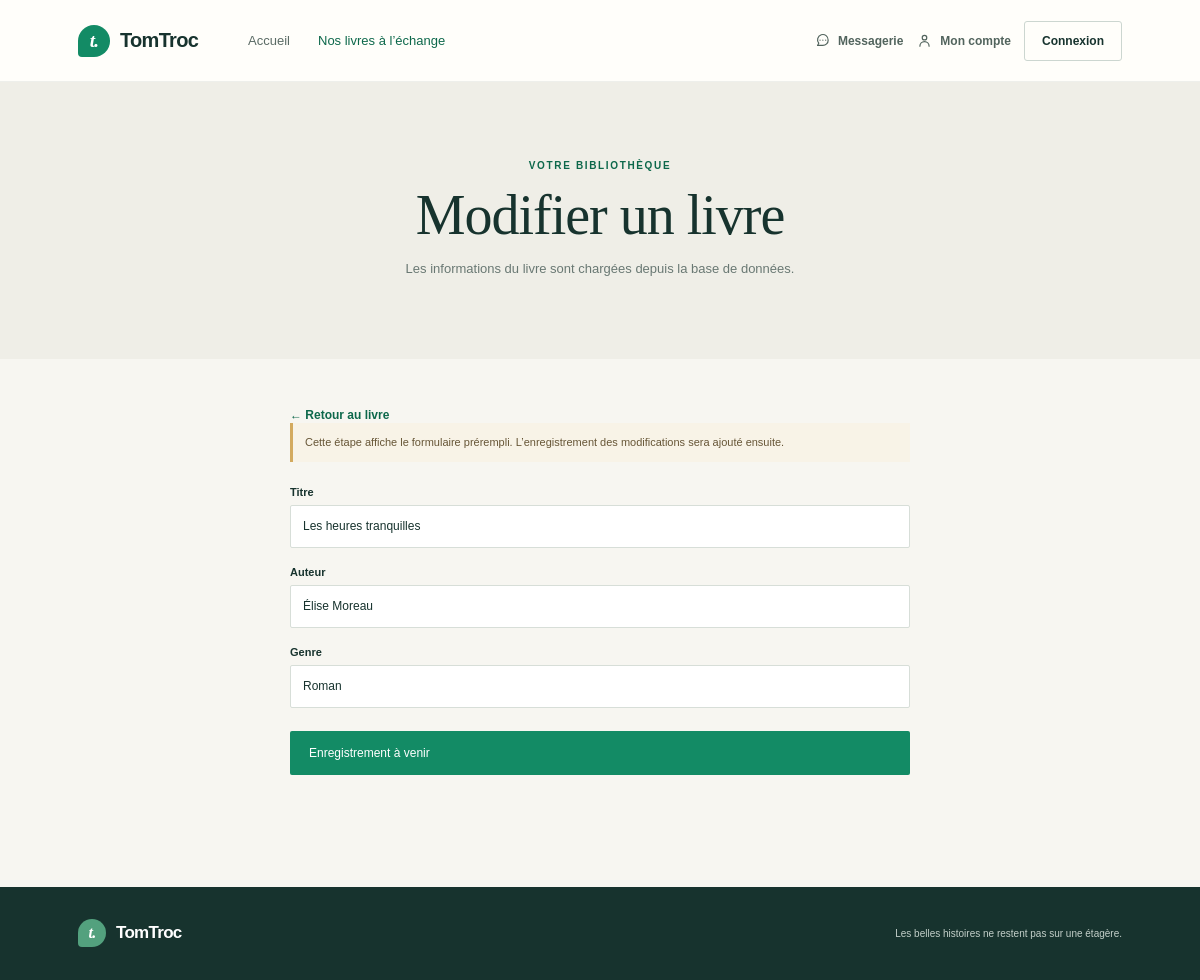
The app's page /index.php?page=modifier-livre&id=1, older data.
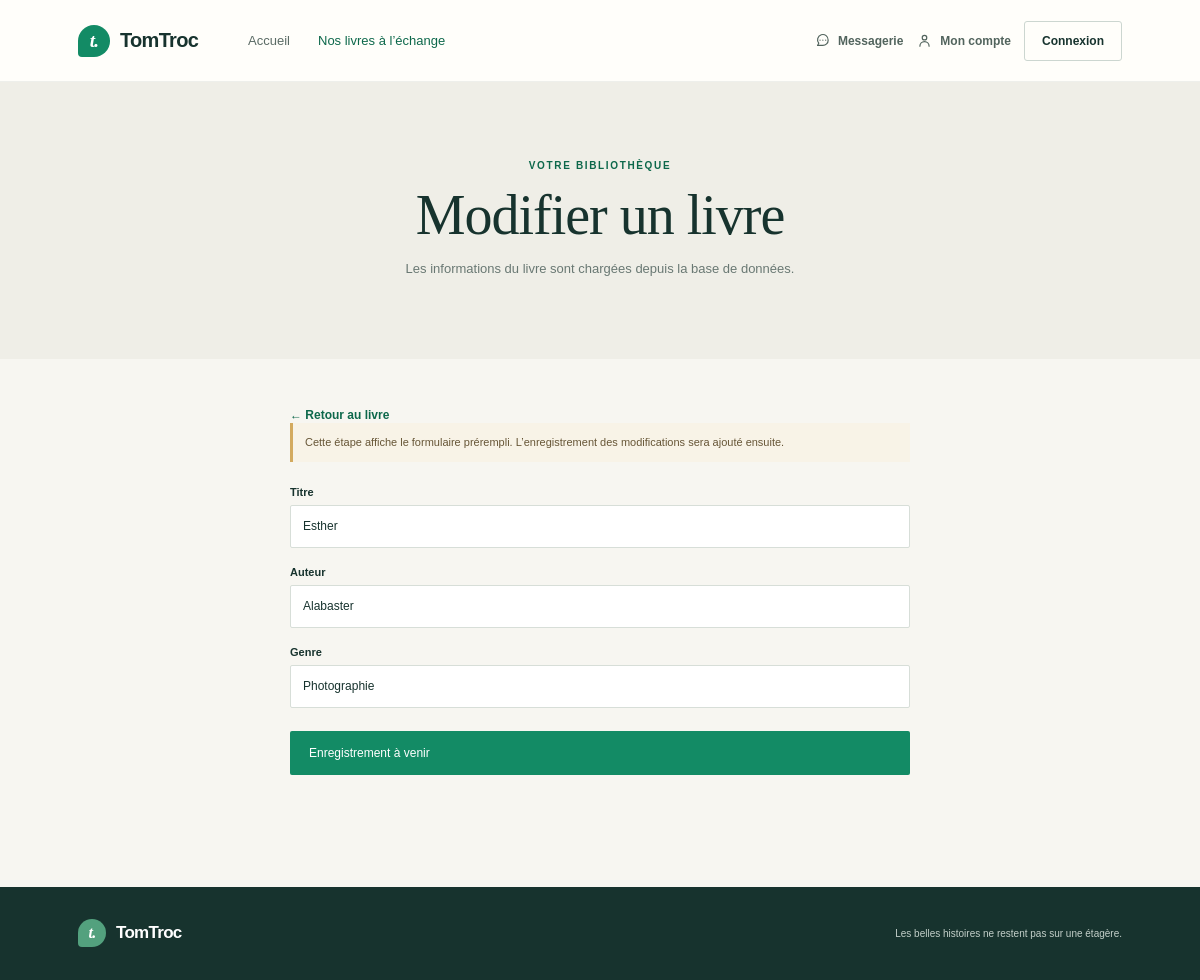
The same page, newer data.
### tables this page shows
CREATE TABLE IF NOT EXISTS books (
    id BIGINT UNSIGNED NOT NULL AUTO_INCREMENT,
    owner_id BIGINT UNSIGNED NOT NULL,
    title VARCHAR(180) NOT NULL,
    author VARCHAR(160) NOT NULL,
    genre VARCHAR(80) NOT NULL,
    description TEXT NULL,
    image_path VARCHAR(255) NULL,
    cover_color VARCHAR(24) NOT NULL DEFAULT 'sage',
    is_available TINYINT(1) NOT NULL DEFAULT 1,
    created_at DATETIME NOT NULL DEFAULT CURRENT_TIMESTAMP,
    updated_at DATETIME NOT NULL DEFAULT CURRENT_TIMESTAMP ON UPDATE CURRENT_TIMESTAMP,
    PRIMARY KEY (id),
    KEY idx_books_available_created (is_available, created_at),
    KEY idx_books_title (title),
    CONSTRAINT fk_books_owner FOREIGN KEY (owner_id) REFERENCES users (id)
        ON UPDATE CASCADE
        ON DELETE CASCADE
);

### src/Core/View.php (called while the page is built, shortened)
<?php
final class View
{
    private string $viewsDirectory;
    public function __construct(
        private string $title,
        private string $currentPage = ''
    ) {
        $this->viewsDirectory = dirname(__DIR__, 2) . '/views';
    }
    public function render(string $template, array $data = []): void
    {
        $templatePath = $this->viewsDirectory . '/' . $template . '.php';
        extract($data, EXTR_SKIP);
        require $templatePath;
    }
}

### src/Controller/LivreController.php (called while the page is built, shortened)
<?php
final class LivreController
{
    public function editBook(): void
    {
        $livreService = new LivreService();
        $livre = $livreService->getLivreById($_GET['id'] ?? null);
        $view = new View('Modifier un livre - TomTroc', 'livres');
        $view->render('books/edit', ['livre' => $livre]);
    }
}

### config/autoload.php (called while the page is built, shortened)
<?php
$racine = dirname(__DIR__);
$dossiersDeClasses = [
    $racine . '/Model/',
    $racine . '/Manager/',
    $racine . '/Service/',
    $racine . '/src/Core/',
    $racine . '/src/Controller/',
];
spl_autoload_register(static function (string $nomDeClasse) use ($dossiersDeClasses): void {
    foreach ($dossiersDeClasses as $dossier) {
        $fichier = $dossier . $nomDeClasse . '.php';
        if (is_file($fichier)) {
            return;
        }
    }
});

### Service/LivreService.php (called while the page is built, shortened)
<?php
final class LivreService
{
    public function getLivreById(mixed $identifiant): ?Livre
    {
        $id = filter_var($identifiant, FILTER_VALIDATE_INT);
        $livreManager = new LivreManager();
        return $livreManager->getLivreById($id);
    }
}

### config/database.php (called while the page is built, shortened)
<?php
$localConfigurationFile = __DIR__ . '/database.local.php';
$localConfiguration = is_file($localConfigurationFile)
    ? require $localConfigurationFile
    : [];
$getConfigurationValue = static function (string $environmentVariable, string $key, string $default) use ($localConfiguration): string {
    $environmentValue = getenv($environmentVariable);
    if ($environmentValue !== false) {
        return $environmentValue;
    }
    return isset($localConfiguration[$key])
        ? (string) $localConfiguration[$key]
        : $default;
};
return [
    'host' => $getConfigurationValue('DB_HOST', 'host', '127.0.0.1'),
    'name' => $getConfigurationValue('DB_NAME', 'name', 'tomtroc'),
    'user' => $getConfigurationValue('DB_USER', 'user', 'root'),
    'password' => $getConfigurationValue('DB_PASSWORD', 'password', ''),
];

### src/Core/DBManager.php (called while the page is built, shortened)
<?php
final class DBManager
{
    private static ?self $instance = null;
    private PDO $db;
    private function __construct()
    {
        $config = require dirname(__DIR__, 2) . '/config/database.php';
        $dsn = sprintf(
            'mysql:host=%s;dbname=%s;charset=utf8mb4',
            $config['host'],
            $config['name']
        );
        try {
            $this->db = new PDO($dsn, $config['user'], $config['password'], [
                PDO::ATTR_ERRMODE => PDO::ERRMODE_EXCEPTION,
                PDO::ATTR_DEFAULT_FETCH_MODE => PDO::FETCH_ASSOC,
                PDO::ATTR_EMULATE_PREPARES => false,
            ]);
        } catch (PDOException $exception) {
            throw new RuntimeException(
                'Connexion à la base TomTroc impossible. Vérifiez que MySQL est démarré et que database/schema.sql a été importé.',
                0,
                $exception
            );
        }
    }
    public static function getInstance(): self
    {
        if (self::$instance === null) {
            self::$instance = new self();
        }
        return self::$instance;
    }
    public function query(string $sql, ?array $params = null): PDOStatement
    {
        if ($params === null) {
            $statement = $this->db->query($sql);
        } else {
            $statement = $this->db->prepare($sql);
            $statement->execute($params);
        }
        return $statement;
    }
}

### Manager/AbstractEntityManager.php (called while the page is built, shortened)
<?php
abstract class AbstractEntityManager
{
    public function __construct()
    {
        $this->db = DBManager::getInstance();
    }
}

### Manager/LivreManager.php (called while the page is built, shortened)
<?php
final class LivreManager extends AbstractEntityManager
{
    public function getLivreById(int $id): ?Livre
    {
        $sql = <<<'SQL'
            SELECT
                books.id,
                books.owner_id,
                books.title,
                books.author,
                books.genre,
                books.image_path,
                books.cover_color,
                books.is_available,
                users.pseudo AS seller_pseudo
            FROM books
            INNER JOIN users ON users.id = books.owner_id
            WHERE books.id = :id
            LIMIT 1
            SQL;
        $statement = $this->db->query($sql, ['id' => $id]);
        $data = $statement->fetch();
        return $data === false ? null : new Livre($data);
    }
}

### Model/AbstractEntity.php (called while the page is built, shortened)
<?php
abstract class AbstractEntity
{
    protected int $id = -1;
    protected function hydrate(array $data): void
    {
        foreach ($data as $key => $value) {
            $method = 'set' . str_replace('_', '', ucwords((string) $key, '_'));
        }
    }
    public function setId(int|string $id): void
    {
        $this->id = (int) $id;
    }
    public function getId(): int
    {
        return $this->id;
    }
}

### Model/Livre.php (called while the page is built, shortened)
<?php
final class Livre extends AbstractEntity
{
    private string $title = '';
    private string $author = '';
    private string $genre = '';
    public function setTitle(string $title): void
    {
        $this->title = $title;
    }
    public function getTitle(): string
    {
        return $this->title;
    }
    public function setAuthor(string $author): void
    {
        $this->author = $author;
    }
    public function getAuthor(): string
    {
        return $this->author;
    }
    public function setGenre(string $genre): void
    {
        $this->genre = $genre;
    }
    public function getGenre(): string
    {
        return $this->genre;
    }
}

### views/books/edit.php (the view, shortened to what the changed rows need)
<!doctype html>
<html lang="fr">
<?php
require __DIR__ . '/../partials/head.php';
?>
<body>
    <?php require __DIR__ . '/../partials/header.php'; ?>
    <main class="catalogue-page">
        <section class="catalogue-intro">
            <p class="eyebrow">Votre bibliothèque</p>
            <h1>Modifier un livre</h1>
            <p>Les informations du livre sont chargées depuis la base de données.</p>
        </section>
        <section class="section-wrap book-edit-section">
            <a class="text-link" href="index.php?page=livre&amp;id=<?= $livre->getId() ?>">← Retour au livre</a>
            <p class="form-notice">Cette étape affiche le formulaire prérempli. L’enregistrement des modifications sera ajouté ensuite.</p>
            <form class="auth-form book-edit-form">
                <label for="book-title">Titre</label>
                <input id="book-title" type="text" value="<?= htmlspecialchars($livre->getTitle(), ENT_QUOTES, 'UTF-8') ?>" disabled>
                <label for="book-author">Auteur</label>
                <input id="book-author" type="text" value="<?= htmlspecialchars($livre->getAuthor(), ENT_QUOTES, 'UTF-8') ?>" disabled>
                <label for="book-genre">Genre</label>
                <input id="book-genre" type="text" value="<?= htmlspecialchars($livre->getGenre(), ENT_QUOTES, 'UTF-8') ?>" disabled>
                <button class="button button-green auth-submit" type="button" disabled>Enregistrement à venir</button>
            </form>
        </section>
    </main>
    <footer class="site-footer">
        <a class="brand brand-footer" href="index.php"><span class="brand-mark" aria-hidden="true">t.</span><span>TomTroc</span></a>
        <p>Les belles histoires ne restent pas sur une étagère.</p>
    </footer>
</body>
</html>

Row changes from the older to the newer data that the page shows:
changed books: title "Les heures tranquilles" → "Esther"; author "Élise Moreau" → "Alabaster"; genre "Roman" → "Photographie"
